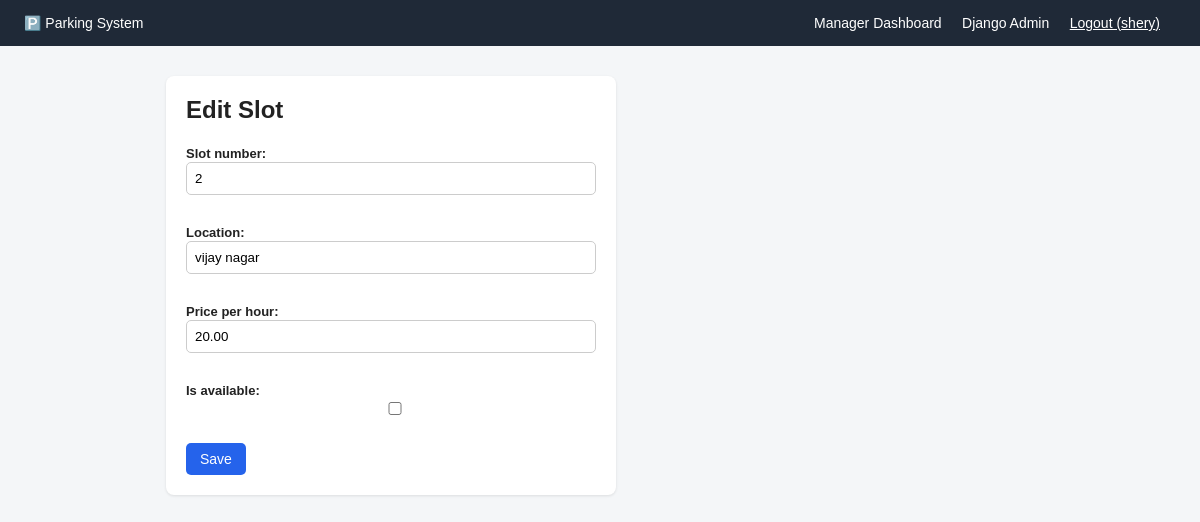
The page /manager/slots/2/edit/ (signed in) on the database as committed earlier.
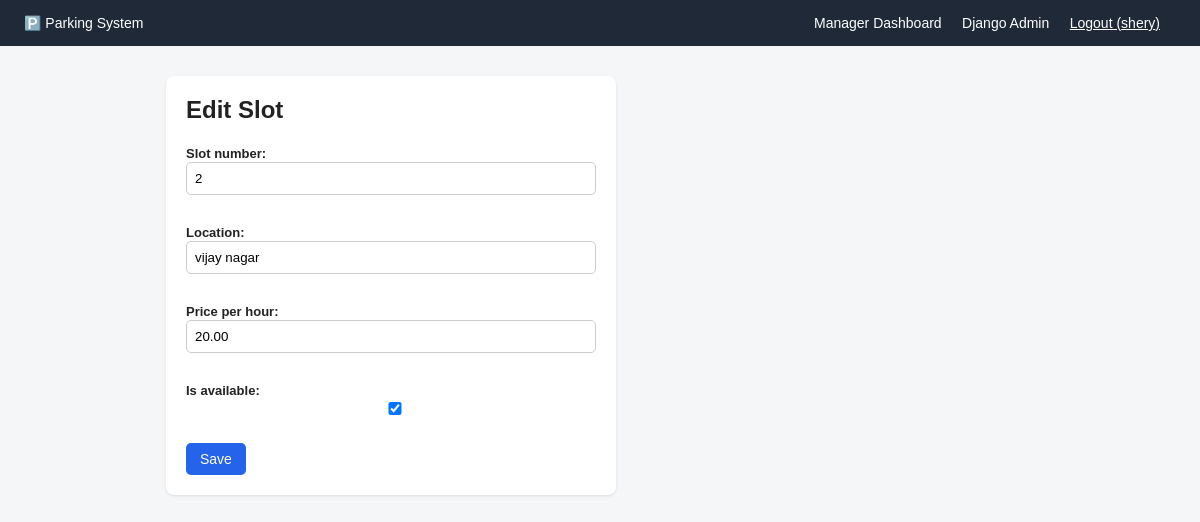
The same page on the database as committed later.
### parking/models.py (models this page shows, shortened)
class ParkingSlot(models.Model):
    slot_number = models.CharField(max_length=20, unique=True)
    location = models.CharField(max_length=100, blank=True)
    price_per_hour = models.DecimalField(max_digits=6, decimal_places=2, default=20.00)
    is_available = models.BooleanField(default=True)

### parking/views.py (the view)
# urls.py: path('manager/slots/<int:slot_id>/edit/', views.edit_slot, name='edit_slot'),
@login_required
def edit_slot(request, slot_id):
    if not is_manager(request.user):
        return redirect('slot_list')
    slot = get_object_or_404(ParkingSlot, id=slot_id)
    if request.method == 'POST':
        form = ParkingSlotForm(request.POST, instance=slot)
        if form.is_valid():
            form.save()
            messages.success(request, 'Slot update ho gaya.')
            return redirect('manager_dashboard')
    else:
        form = ParkingSlotForm(instance=slot)
    return render(request, 'parking/slot_form.html', {'form': form, 'title': 'Edit Slot'})

### parking/forms.py
class ParkingSlotForm(forms.ModelForm):
    class Meta:
        model = ParkingSlot
        fields = ['slot_number', 'location', 'price_per_hour', 'is_available']

### parking/views.py (called while the page is built)
def is_manager(user):
    return user.is_authenticated and (user.is_superuser or
           (hasattr(user, 'profile') and user.profile.is_manager))

### parking/templates/parking/slot_form.html (shortened to what this page needs)
{% extends 'parking/base.html' %}
{% block content %}
<div class="card" style="max-width:450px;">
    <h2>{{ title }}</h2>
    <form method="post">
        {{ form.as_p }}
        <button class="btn" type="submit">Save</button>
    </form>
</div>
{% endblock %}

Rows that differ between the two databases and show on the page:
changed ParkingSlot "vijay nagar": is_available "☐" → "☑"
